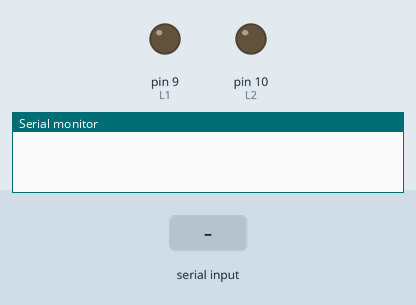
The sketch below on a simulated Arduino Uno, built with avr-gcc and run on an emulated ATmega328P. On the bench: output pins drawn as LEDs (lit = HIGH), the last lines printed to the serial monitor. The inputs (shaded band) are chosen by the test bench. Pins used as bus, display or sensor lines are not drawn.

Above: at 1.2 s.
1.3 s: "R" received over Serial
At 2.1 s:
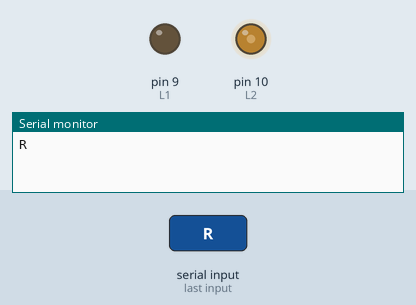
2.8 s: "G" received over Serial
At 3.3 s:
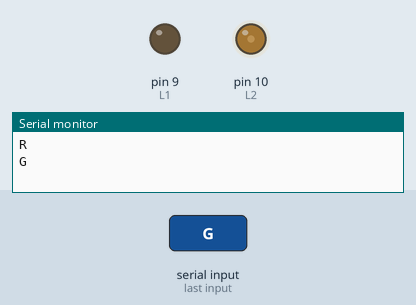
4.3 s: "B" received over Serial
At 5.5 s:
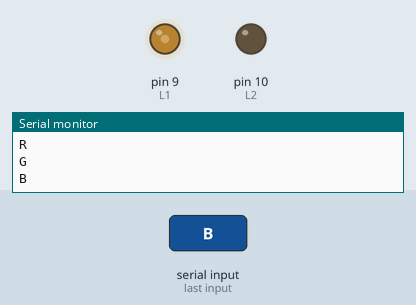
5.8 s: "L" received over Serial
At 6.8 s:
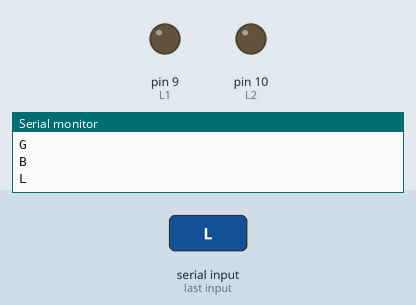
Timing chart, 0 to 8.3 s (numbered marks = the images above; inputs shaded):
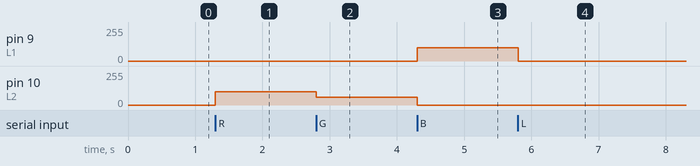

The sketch:

BTSbluetoothCar.ino
```cpp
#define L1 9   //Left Motor MB2
#define L2 10  //Left Motor MB1
#define R1 5   //Right Motor MA1
#define R2 6   //Right Motor MA2  //Right Motor Enable Pin EA
int speed = 100;
//*************************************************//

void setup() {
  Serial.begin(9600);
  pinMode(R1, OUTPUT);
  pinMode(R2, OUTPUT);
  pinMode(L2, OUTPUT);
  pinMode(L1, OUTPUT);
}


char data;

void goForward() {
  speed = 100;
  analogWrite(R1, speed);
  digitalWrite(R2, LOW);
  digitalWrite(L1, LOW);
  analogWrite(L2, speed);
}
void goLeft(int n) {
  if (n == 1) {
    analogWrite(R1, speed);
    digitalWrite(R2, LOW);
    digitalWrite(L1, LOW);
    digitalWrite(L2, LOW);
  } else if (n == 2) {

    analogWrite(R1, speed);
    digitalWrite(R2, LOW);
    digitalWrite(L1, LOW);
    analogWrite(L2, speed - 40);
  }
}
void goRight(int n) {
  if (n == 1) {
    digitalWrite(R1, LOW);
    digitalWrite(R2, LOW);
    digitalWrite(L1, LOW);
    analogWrite(L2, speed);
  } else if (n == 2) {

    analogWrite(R1, speed - 40);
    digitalWrite(R2, LOW);
    digitalWrite(L1, LOW);
    analogWrite(L2, speed);
  }
}

void goBackward() {
  digitalWrite(R1, LOW);
  analogWrite(R2, speed);
  analogWrite(L1, speed);
  digitalWrite(L2, LOW);
}

void goStop() {
  digitalWrite(R1, LOW);
  digitalWrite(R2, LOW);
  digitalWrite(L1, LOW);
  digitalWrite(L2, LOW);
}

void loop() {

  if (Serial.available()) {
    //sensorRead();
    data = Serial.read();
    Serial.println(data);
  }

  if (data == 'L') {
    goLeft(1);
  }

  else if (data == 'R') {
    goRight(1);
  } else if (data == 'G') {
    goLeft(2);
  } else if (data == 'I') {
    goRight(2);
  } else if (data == 'H') {
    goLeft(3);
  } else if (data == 'J') {
    goRight(3);
  } else if (data == 'F') {
    goForward();
  }

  else if (data == 'B') {
    goBackward();
  }

  if (data == 'S') {
    goStop();
  }
  //Serial.println("   Stop");
}
```

Measured:
- after the input at 1.3 s, pin 10 (L2): 0/255 → 100/255 at once
- after the input at 2.8 s, pin 10 (L2): 100/255 → 60/255 at once
- after the input at 4.3 s, pin 9 (L1): 0/255 → 100/255 at once; pin 10 (L2): 60/255 → 0/255 at once
- after the input at 5.8 s, pin 9 (L1): 100/255 → 0/255 at once
